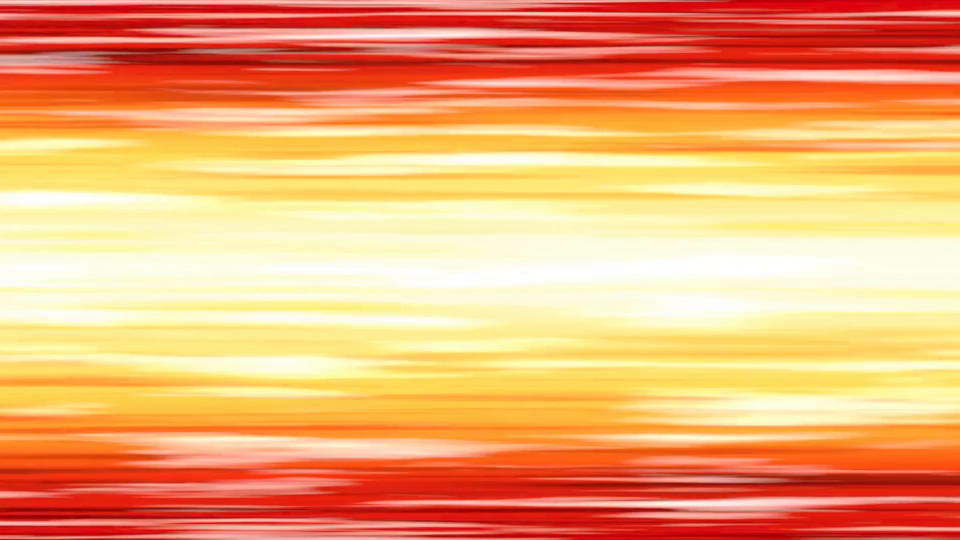
#> input picture frame 9 of assets/a.mp4, 1920 x 1080 px, given in place of sample3.mp4, which was not available (shown at 1/2 size)
$ python main.py
#> lines starting #> are read from the running program, lines starting #| are printed output that depends on the picture; after the words box and inside, x2 and y2 are one past the last pixel; in counts of white or black regions, pixels touching at a corner belong together; pictures that were not available may be replaced by others from this repository, and a replacement may not be noted
import cv2
import numpy as np

def initialize_video_capture(video_path):
#> called with video_path = 'assets/sample3.mp4'
    cap = cv2.VideoCapture(video_path)
    ret, frame1 = cap.read()
#> frame1 is the input picture: shape (1080, 1920, 3); mean B, G, R 113.5, 170.4, 242.4
    if not ret:
        print("動画の読み込みに失敗しました。")
        cap.release()
        cv2.destroyAllWindows()
        exit()
    return cap, cv2.cvtColor(frame1, cv2.COLOR_BGR2GRAY)

def enhance_contrast_clahe(image):
    clahe = cv2.createCLAHE(clipLimit=2.0, tileGridSize=(8, 8))
    return clahe.apply(image)

def calculate_optical_flow(prvs, next, roi1, roi2):
    x1, y1, w1, h1 = roi1
    x2, y2, w2, h2 = roi2

    roi_prvs1 = prvs[y1:y1+h1, x1:x1+w1]
    roi_next1 = next[y1:y1+h1, x1:x1+w1]

    roi_prvs2 = prvs[y2:y2+h2, x2:x2+w2]
    roi_next2 = next[y2:y2+h2, x2:x2+w2]

    flow1 = cv2.calcOpticalFlowFarneback(roi_prvs1, roi_next1, None, 0.5, 3, 15, 3, 5, 1.2, 0)
    flow2 = cv2.calcOpticalFlowFarneback(roi_prvs2, roi_next2, None, 0.5, 3, 15, 3, 5, 1.2, 0)

    mag1, _ = cv2.cartToPolar(flow1[..., 0], flow1[..., 1])
    mag2, _ = cv2.cartToPolar(flow2[..., 0], flow2[..., 1])

    return np.sum(mag1), np.sum(mag2), flow1, flow2, mag1, mag2

def draw_arrows(frame, flow, roi, mag, color):
    x, y, w, h = roi
    for y_pos in range(0, h, 5):
        for x_pos in range(0, w, 5):
            if mag[y_pos, x_pos] > 1:
                cv2.arrowedLine(frame,
                                (x + x_pos, y + y_pos),
                                (x + x_pos + int(flow[y_pos, x_pos, 0]),
                                 y + y_pos + int(flow[y_pos, x_pos, 1])),
                                color, 1, tipLength=3)

cap, prvs = initialize_video_capture("assets/sample3.mp4")
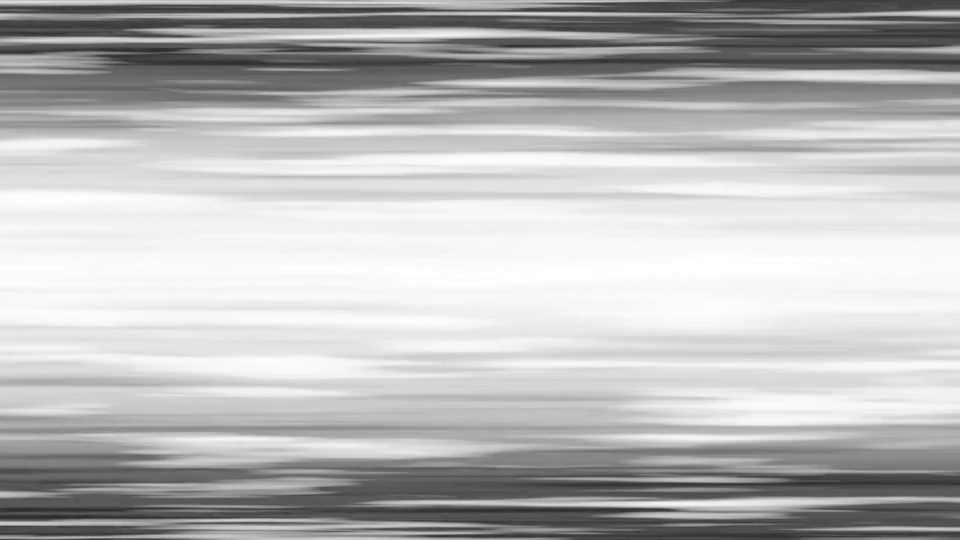
#> prvs: shape (1080, 1920) (shown at 1/2 size); min 42, max 255, mean 185.5
prvs = enhance_contrast_clahe(prvs)

# ROIの定義 任意の座標を入力する
roi1 = (406, 100, 100, 30)
roi2 = (406, 130, 100, 30)
total_motion_magnitude1 = 0.0
total_motion_magnitude2 = 0.0
frame_count = 0

while True:
    ret, frame2 = cap.read()
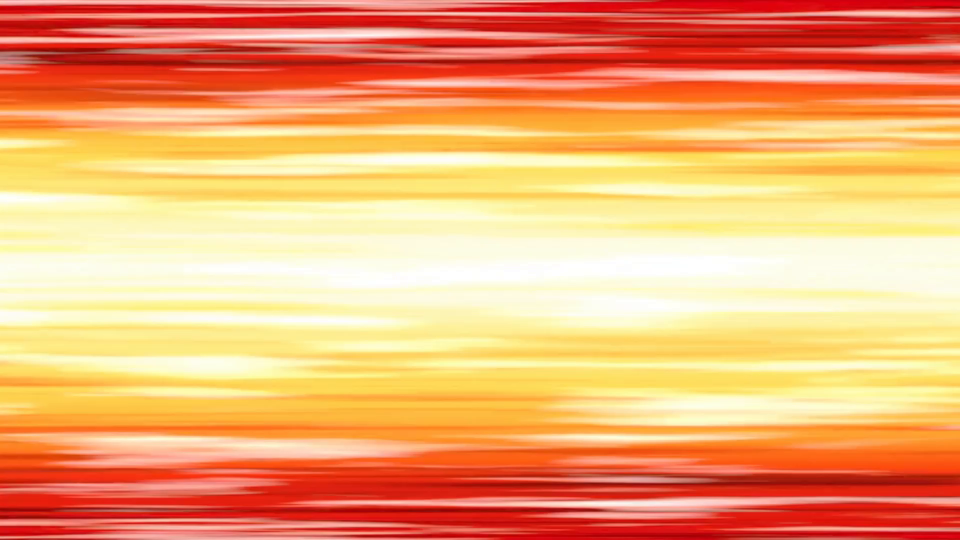
#> input picture frame 10 of assets/a.mp4, 1920 x 1080 px, given in place of sample3.mp4, which was not available (shown at 1/2 size)
#> frame2 is the input picture: shape (1080, 1920, 3); mean B, G, R 113.9, 170.7, 242.7
    if not ret:
        break

    next = cv2.cvtColor(frame2, cv2.COLOR_BGR2GRAY)
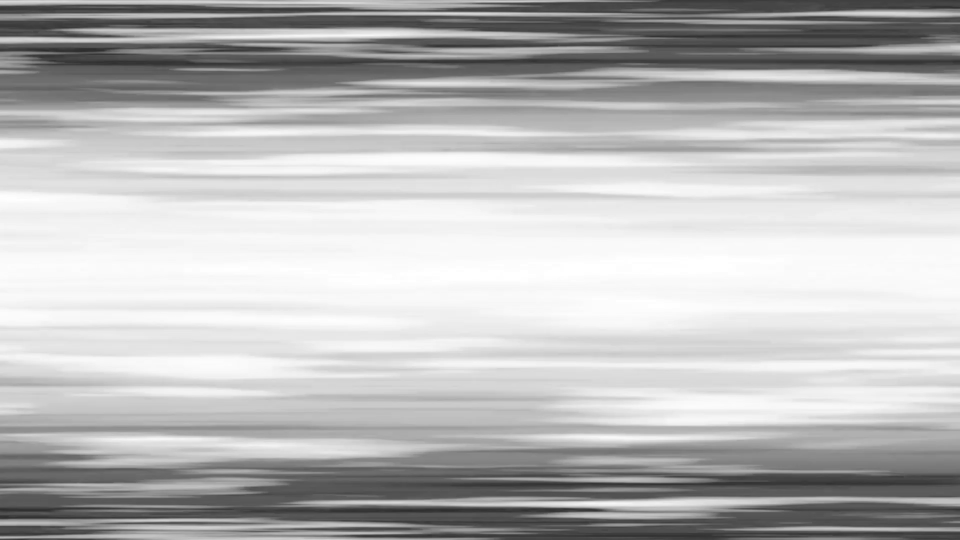
#> next: shape (1080, 1920) (shown at 1/2 size); min 42, max 255, mean 185.7
    next = enhance_contrast_clahe(next)
#> in enhance_contrast_clahe (call 2), `return clahe.apply(image)`:
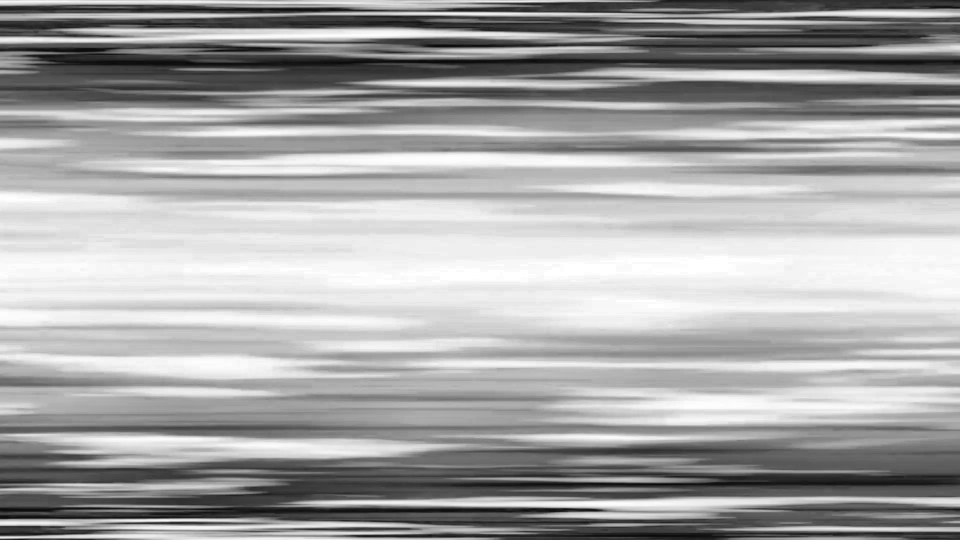
#> returned value: shape (1080, 1920) (shown at 1/2 size); min 8, max 255, mean 166

    mag1, mag2, flow1, flow2, mag1_full, mag2_full = calculate_optical_flow(prvs, next, roi1, roi2)
#> in calculate_optical_flow, `mag2, _ = cv2.cartToPolar(flow2[..., 0], flow2[..., 1])`:
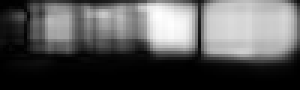
#> mag2: shape (30, 100) float32 (shown 3 times larger); min 0.000707, max 40.35, mean 13.8; drawn with min black and max white
#> mag1 = 21642; mag2 = 41497.1

    total_motion_magnitude1 += mag1
#> total_motion_magnitude1 = 21642
    total_motion_magnitude2 += mag2
#> total_motion_magnitude2 = 41497.1
    frame_count += 1

    draw_arrows(frame2, flow1, roi1, mag1_full, (0, 255, 0))
    draw_arrows(frame2, flow2, roi2, mag2_full, (255, 0, 0))
#> call 2 of draw_arrows, with flow = array of shape (30, 100, 2), roi = (406, 130, 100, 30), color = (255, 0, 0)
#> after the loop in draw_arrows (call 2), `for y_pos in range(0, h, 5):`:
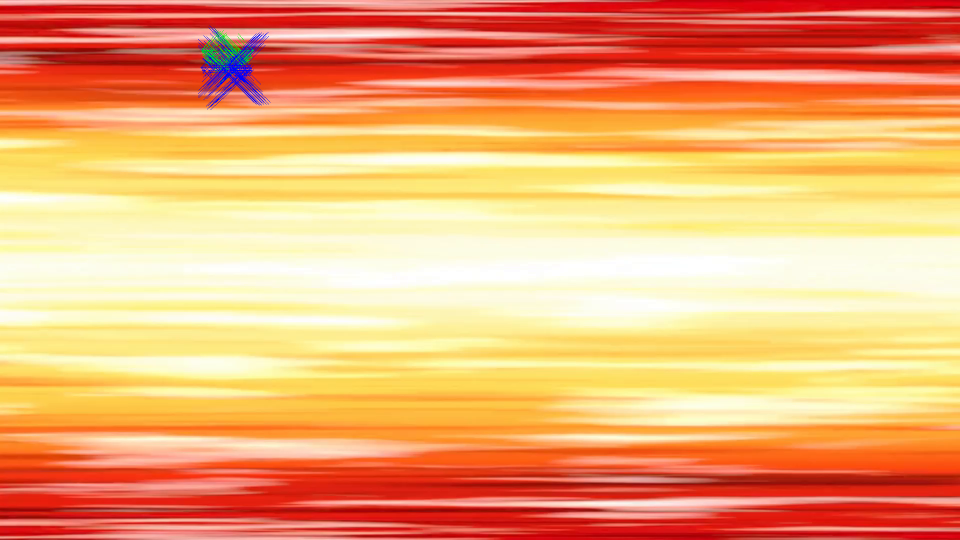
#> frame: shape (1080, 1920, 3) (shown at 1/2 size); mean B, G, R 114.4, 170.6, 241.9

    frame2_with_roi = frame2.copy()
    cv2.rectangle(frame2_with_roi, roi1[:2], (roi1[0]+roi1[2], roi1[1]+roi1[3]), (255, 0, 0), 2)
#> frame2_with_roi: shape (1080, 1920, 3); 0.02% of pixels changed, all inside (x1, y1, x2, y2) = (405, 99, 508, 132)
    cv2.rectangle(frame2_with_roi, roi2[:2], (roi2[0]+roi2[2], roi2[1]+roi2[3]), (0, 255, 0), 2)
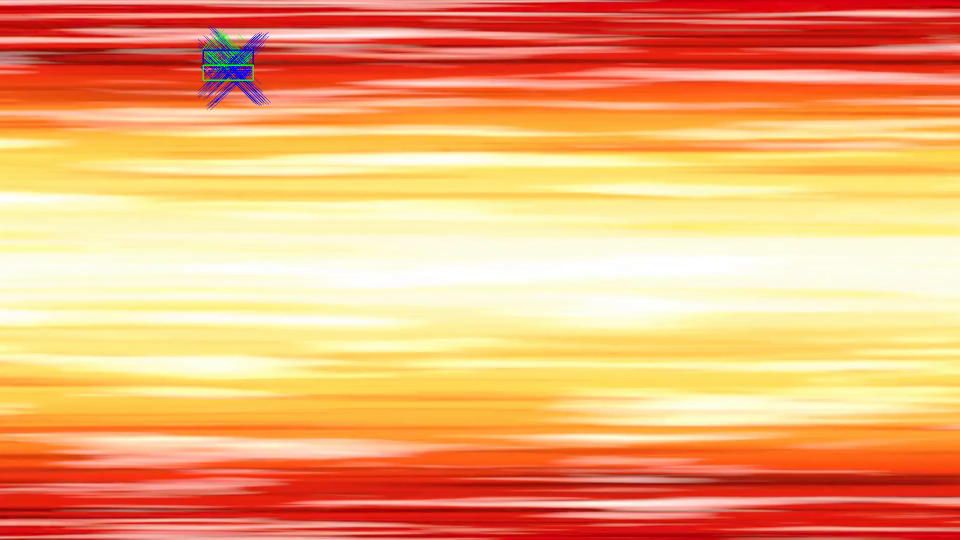
#> frame2_with_roi: shape (1080, 1920, 3) (shown at 1/2 size); mean B, G, R 114.4, 170.7, 241.9

    cv2.imshow('frame2', frame2_with_roi)

    k = cv2.waitKey(30) & 0xff
#> (key Esc is pressed here)
    if k == 27:
        break
    prvs = next

print(f"上のROIの動きの大きさ: {total_motion_magnitude1:.2f}")
#| 上のROIの動きの大きさ: 21641.96
print(f"下のROIの動きの大きさ: {total_motion_magnitude2:.2f}")
#| 下のROIの動きの大きさ: 41497.12

if total_motion_magnitude2 > 0:
    total_motion_ratio = total_motion_magnitude1 / total_motion_magnitude2
#> total_motion_ratio = 0.522
else:
    total_motion_ratio = float('inf')

print(f"上の動きと下の動きの比: {total_motion_ratio:.2f}")
#| 上の動きと下の動きの比: 0.52

cap.release()
cv2.destroyAllWindows()

$ run again, starting later in the video
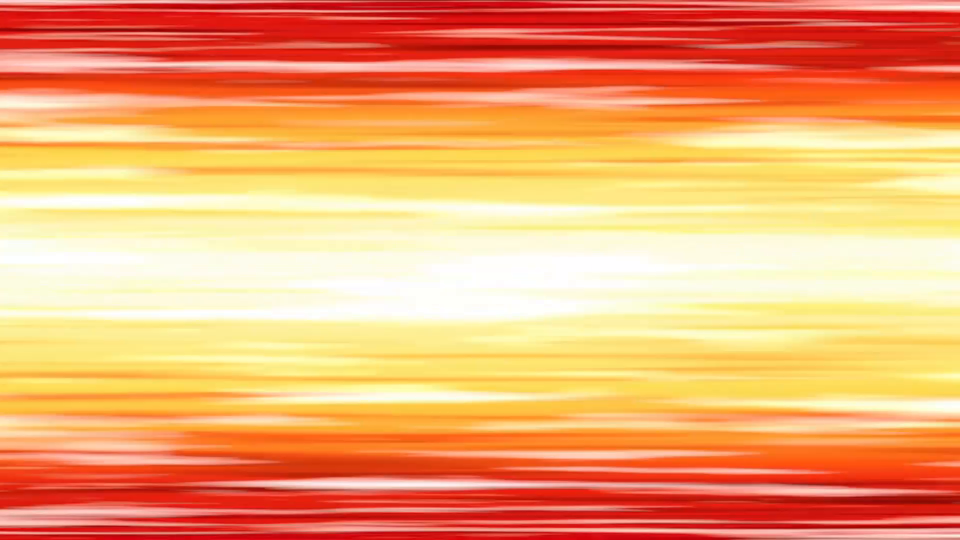
#> input picture frame 43 of assets/a.mp4, 1920 x 1080 px, given in place of sample3.mp4, which was not available (shown at 1/2 size)
#> in initialize_video_capture, frame1 is the input picture: shape (1080, 1920, 3); mean B, G, R 111.8, 169, 243.6
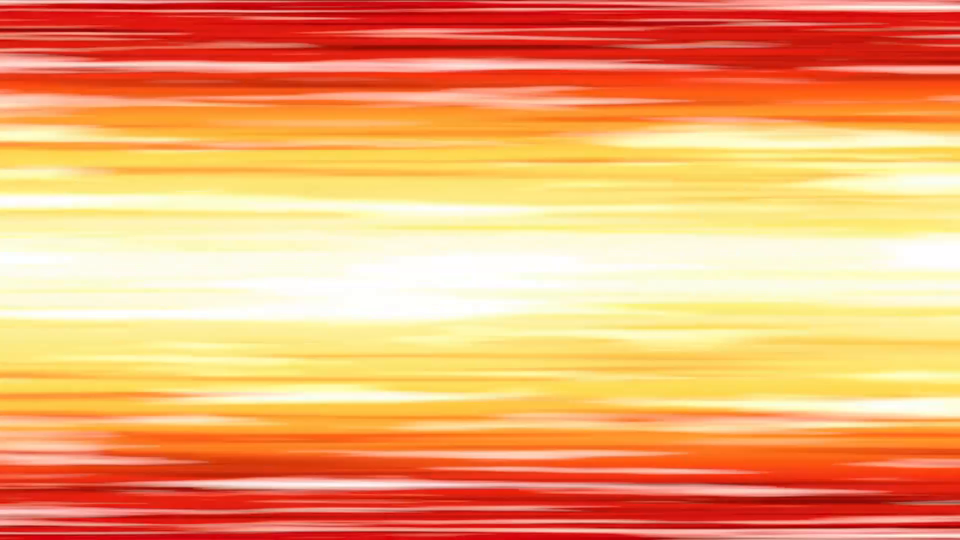
#> input picture frame 44 of assets/a.mp4, 1920 x 1080 px, given in place of sample3.mp4, which was not available (shown at 1/2 size)
#> frame2 is the input picture: shape (1080, 1920, 3); mean B, G, R 110.6, 168.4, 243.3
#> `mag1, mag2, flow1, flow2, mag1_full, mag2_full = calculate_optical_flo..`: mag1 = 7981.2; mag2 = 15682.1
#> total_motion_magnitude1 = 7981.2
#> total_motion_magnitude2 = 15682.1
#> after the loop in draw_arrows (call 2), `for y_pos in range(0, h, 5):`:
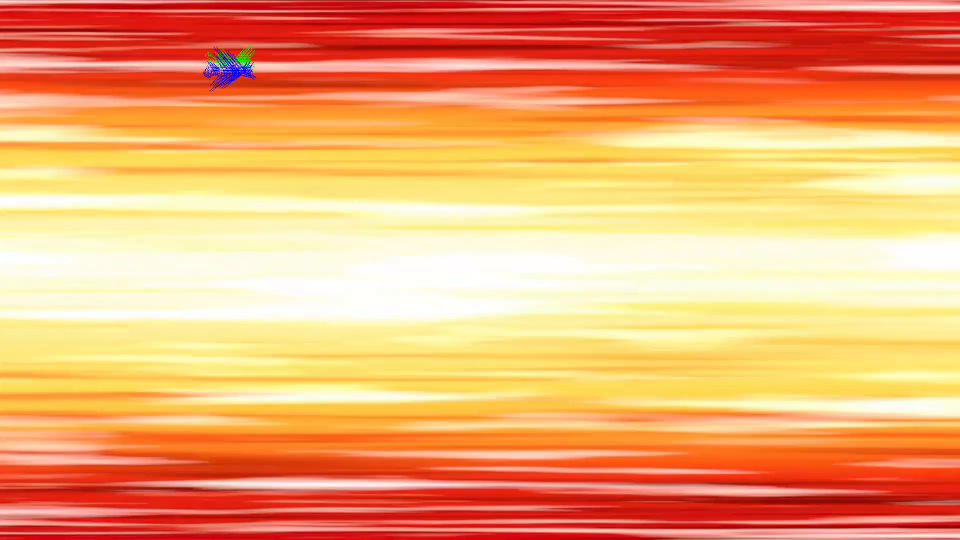
#> frame: shape (1080, 1920, 3) (shown at 1/2 size); mean B, G, R 110.8, 168.4, 242.9
#| 上のROIの動きの大きさ: 7981.17
#| 下のROIの動きの大きさ: 15682.06
#> total_motion_ratio = 0.509
#| 上の動きと下の動きの比: 0.51

$ run again, starting later in the video
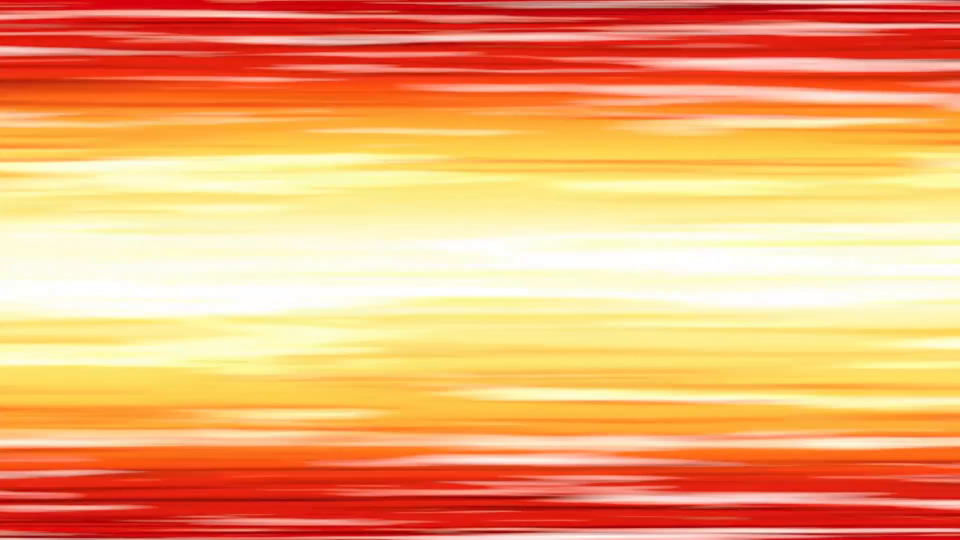
#> input picture frame 76 of assets/a.mp4, 1920 x 1080 px, given in place of sample3.mp4, which was not available (shown at 1/2 size)
#> in initialize_video_capture, frame1 is the input picture: shape (1080, 1920, 3); mean B, G, R 112, 169.8, 243.5
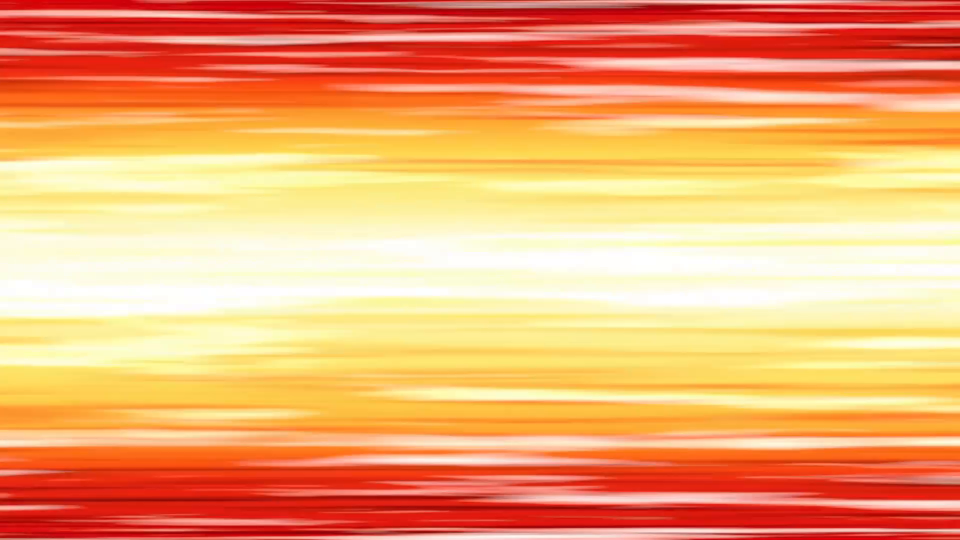
#> input picture frame 77 of assets/a.mp4, 1920 x 1080 px, given in place of sample3.mp4, which was not available (shown at 1/2 size)
#> frame2 is the input picture: shape (1080, 1920, 3); mean B, G, R 112.7, 170.2, 243.6
#> `mag1, mag2, flow1, flow2, mag1_full, mag2_full = calculate_optical_flo..`: mag1 = 64464.7; mag2 = 54900.8
#> total_motion_magnitude1 = 64464.7
#> total_motion_magnitude2 = 54900.8
#> after the loop in draw_arrows (call 2), `for y_pos in range(0, h, 5):`:
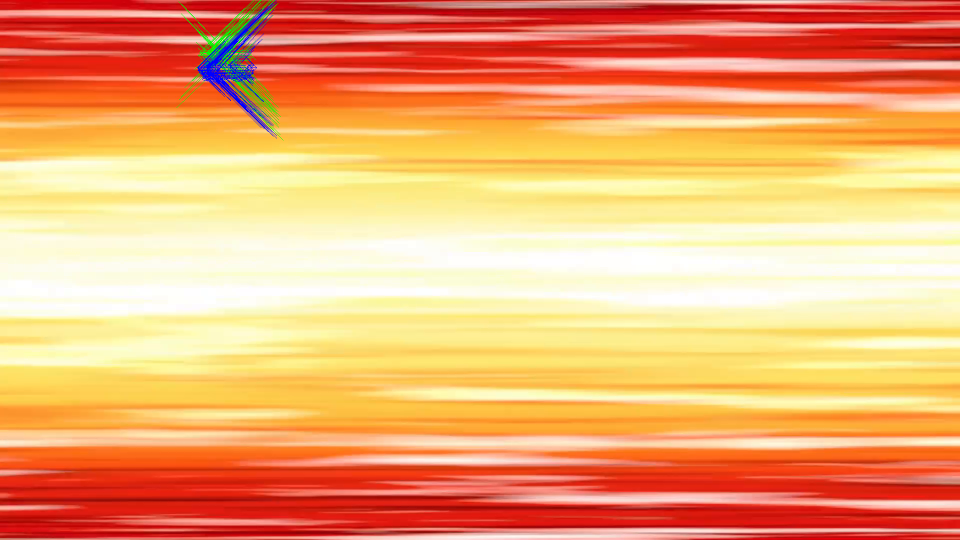
#> frame: shape (1080, 1920, 3) (shown at 1/2 size); mean B, G, R 113.2, 170.4, 242.2
#| 上のROIの動きの大きさ: 64464.74
#| 下のROIの動きの大きさ: 54900.82
#> total_motion_ratio = 1.17
#| 上の動きと下の動きの比: 1.17
